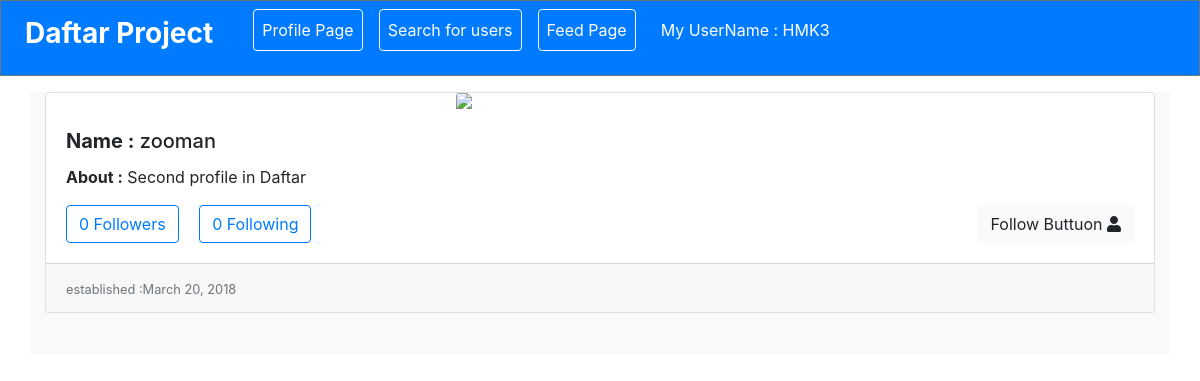
Page /user_profile/6/ (signed in) on the earlier database version.
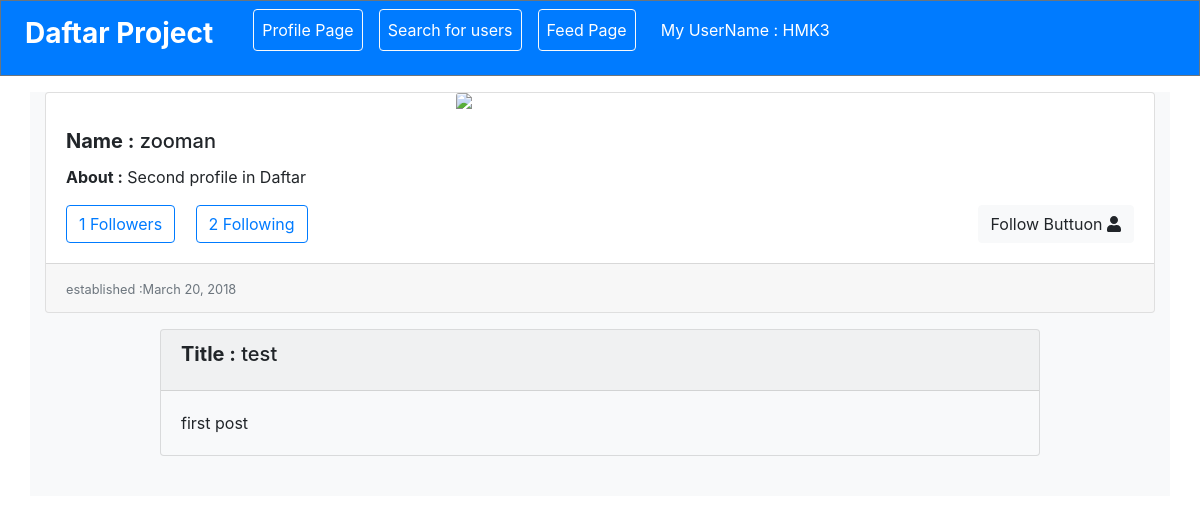
Same page on the later database version.
### Daftar/models.py (models this page shows)
class Profile(models.Model):
	owner = models.OneToOneField(User, on_delete=models.CASCADE)
	established = models.DateField(auto_now_add=True)
	bio = models.CharField(max_length=350)

class Post(models.Model):
	user = models.ForeignKey(User, on_delete=models.CASCADE)
	profile = models.ForeignKey(Profile, on_delete=models.CASCADE)
	title = models.CharField(max_length=150)
	context = models.TextField()
	established = models.DateField(auto_now_add=True)

### Daftar/views.py (the view)
# urls.py: path('user_profile/<int:Profile_id>/', views.user_profile, name='user_profile'),
def user_profile(request, Profile_id):
	user_profile = Profile.objects.get(id=Profile_id)
	posts = post_list(request, user_profile.id)
	follow_list = followed_list(request, Profile_id)
	my_profile = Profile.objects.get(owner=request.user)
	context = {
		"user_profile": user_profile,
		"posts": posts,
		"follow_list": follow_list,
		"my_profile": my_profile,
	}
	return render(request, "user_profile.html", context)

### Daftar/views.py (called while the page is built)
def post_list(request,Profile_id):
	profile_obj = Profile.objects.get(id=Profile_id)
	post_obj2 =  profile_obj.post_set.all()
	return post_obj2

def followed_list(request, Profile_id):
	follow_list = []
	profile = Profile.objects.get(id=Profile_id)
	followed = profile.follow_set.all()
	for follow in followed:
		follow_list.append(follow.user)
	return follow_list

### Daftar/templates/user_profile.html (shortened to what this page needs)
{% extends "base.html" %}
{% block content %}
		<nav class="navbar navbar-expand-lg navbar-light bg-primary text-white border border-secondary">
		        <div class="collapse navbar-collapse" id="navbarTogglerDemo03">
		          <ul class="navbar-nav mr-auto mt-2 mt-lg-0">
		            <li class="nav-item active">
		              <a class="nav-link text-white mr-3" href="{% url 'profile_page' %}"> <h3><strong>Daftar Project</strong></h3> <span class="sr-only">(current)</span></a>
		            </li>
		            {% if user.is_authenticated %}
		            <li class="nav-item">
		              <a class="nav-link text-white btn btn-outline-light ml-3" href="{% url 'profile_page' %}">Profile Page</a>
		            </li>
		            <li class="nav-item">
		              <a class="nav-link text-white btn btn-outline-light ml-3" href="{% url 'search_user' %}">Search for users</a>
		            </li>
		            <li class="nav-item">
		              <a class="nav-link text-white btn btn-outline-light ml-3" href="{% url 'feed_page' Profile_id=my_profile.id %}">Feed Page</a>
		            </li>
		            <li class="nav-item">
		            	<a class="nav-link text-white btn btn-primary ml-3">My UserName : {{user.username}}</a>
		            </li>
		            {% endif %}
		          </ul>
		        </div>
      </nav>
<div class="container bg-light">
	<div class="row mt-3">
		<div class="col-md-12 col-xl-12">
			<div class="card-deck">
			  <div class="card">
			    <img class="card-img-top mx-auto" src="https://logopond.com/logos/ccaf061e5bf250bc648aebb7d084f8bd.png" style="max-width: 18rem; alt="Card image cap">
			    <div class="card-body">
			      <h5 class="card-title"> <strong> Name :</strong> {{user_profile.owner}}</h5>
			      <p class="card-text"> <strong> About :</strong> {{user_profile.bio}}</p>
			      	<dev class="btn btn-outline-light border border-primary mr-3"> <a href="{% url 'followers_page' Profile_id=user_profile.id %}"> <span id="follow-count-{{user_profile.id}}">{{user_profile.follow_set.count}} </span><span> Followers</span> </a> </dev>
					<dev class="btn btn-outline-light border border-primary mr-3"><a href="{% url 'following_page' Profile_id=user_profile.id %}"><span id="following-count-{{user_profile.id}}">{{user_profile.owner.follow_set.count}}</span> <span> Following</span> </a> </dev>
				<button class="btn btn-light" style="float: right;" onclick="Follow({{user_profile.id}})">
			    	 <span> Follow Buttuon</span>
					<i id="follow-color-{{user_profile.id}}" class="fas fa-user {% if user_profile in follow_list %} text-primary {% endif %}"></i>
				</button><br>
			    </div>
			    <div class="card-footer">
			      <small class="text-muted">established :{{user_profile.established}}</small>
			    </div>
			  </div>
			</div>
		</div>
	</div>
	<div class="row mt-3 mx-auto">
		<div class="col-md-12 col-xl-12">
			{% for post in posts %}
			<div class="card bg-light mb-3 mx-auto" style="max-width: 55rem;">
			  <div class="card-header"><h5 class="card-title"> <strong>Title :</strong> {{post.title}}</h5></div>
			  <div class="card-body">
			    <p class="card-text">{{post.context}}</p>
			  </div>
			</div>
			{% endfor %}
		</div>
	</div>
		<br>
</div>
{% endblock content %}

Differences in the rows shown:
computed for Profile "Second profile in Daftar": follow_set.count "0" → "1"; owner.follow_set.count "0" → "2"
added Post: title "test", context "first post"
